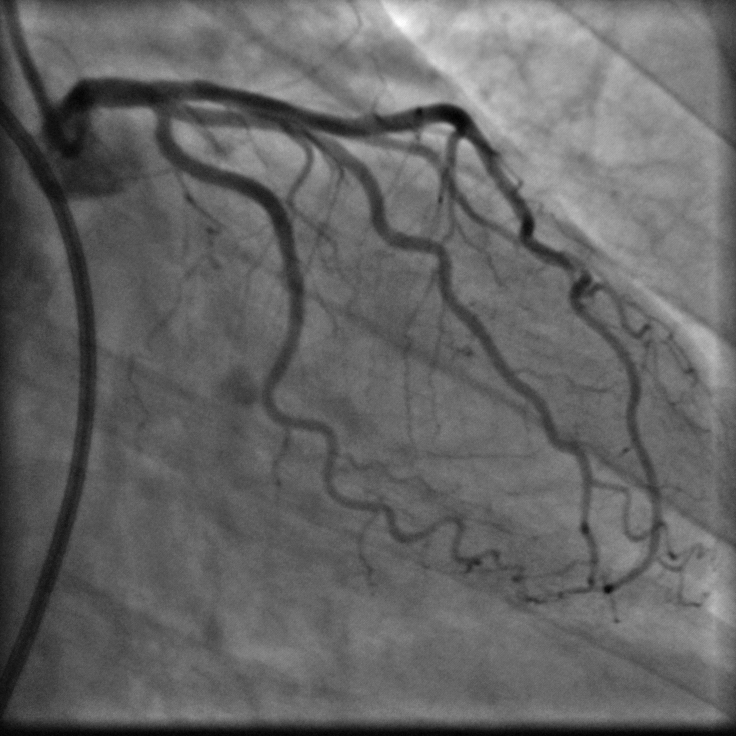
#> input picture src/IMG00004_33.tiff, 736 x 736 px
$ jupyter execute --allow-errors testPoisNoise.ipynb
#> lines starting #> are read from the running program, lines starting #| are printed output that depends on the picture; long printed decimals are rounded
### src/DataLoaders.py
from synDataFunctionality.TreeLib import Tree
from synDataFunctionality.TreeLib import drawTree, genTree
from synDataFunctionality.genInputFromLabel import labelToInput
import torch
import os
import skimage.io
from torchvision.transforms import ToTensor
import numpy as np
import random

#sets random state of transformations
#ensures 2 different imgs may have same trans applied
# [7 lines left out: function perform_transform, not called in this run]

#Dataset class for synthetic data. Needs folder where synthetic data is.
class SynData(torch.utils.data.Dataset):
    def __init__(self, data_dir, label_dir, repeat_channels=False, transforms_both = None, transforms_train = None):
        #save transformations
        self.transforms_both = transforms_both
        self.transforms_train = transforms_train
        self.data_dir = data_dir
        self.lab_dir = label_dir
        self.repeat_channels = repeat_channels
        #save placement of data and labels
        self.get_data()

    def get_data(self):
        files = os.listdir(self.data_dir)
        files.sort()
        self.data = files
        files_lab = os.listdir(self.lab_dir)
        files_lab.sort()
        self.labs = files_lab
        #if number of element
        if len(self.labs) != len(self.data):
            raise ValueError("Not given the same number of labels and data")

    def __len__(self):
        return len(self.data)

    # [23 lines left out: function __getitem__, not called in this run]


#Dataset class for action angio data
class AngioData(torch.utils.data.Dataset):
    def __init__(self):
        self.num = 1
    def __getitem__(self, index):
        return None
    def __len__(self):
        return -1

### src/testPoisNoise.ipynb
[cell 1]
import numpy as np
from DataLoaders import SynData
import matplotlib.pyplot as plt
from synDataFunctionality.genInputFromLabel import *
import skimage.io
from scipy.stats import norm

#> (a cell that did not finish here is left out)

#> (a cell that did not finish here is left out)

[cell 4]
path_dat = "IMG00004_33.tiff"
#r"../../../Orig_data/ImsegmentedPt_02 V_4/IMG00004_33.tiff"

act_dat = np.array(skimage.io.imread(path_dat))
#> act_dat is the input picture: shape (736, 736); min 0, max 255, mean 100.9

plt.imshow(act_dat)

[cell 5]
#zoom in!
plt.imshow(act_dat[300:400, 50: 150])
plt.show()
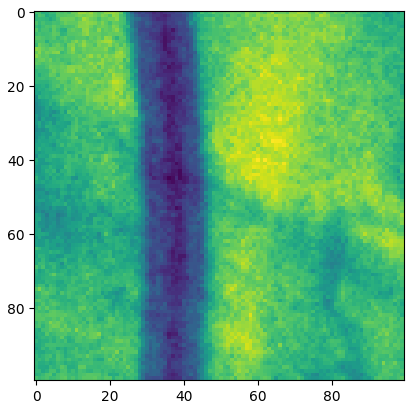
#> figure drawn by matplotlib, 1 panel
# [4 lines of commented-out code are left out]

[cell 6]
#Find even patches

plt.imshow(act_dat[300+30:300+43, 50+55: 50+65])
plt.show()
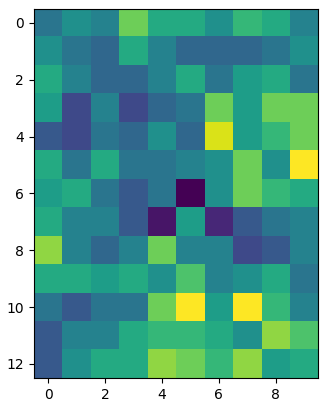
#> figure drawn by matplotlib, 1 panel
plt.imshow(act_dat[300+30:300+50, 50+5: 50+22])
plt.show()
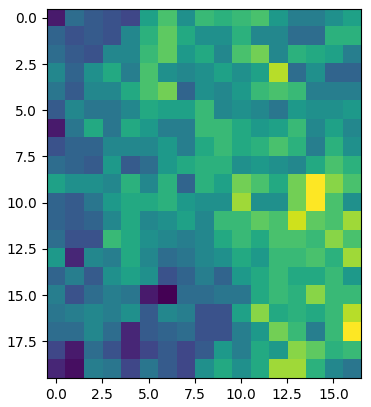
#> figure drawn by matplotlib, 1 panel

[cell 7]
def findPatchMeanAndStd(patch):
    mean = np.mean(patch)
    return mean

p1 = act_dat[50+35:110-10, 100: 160-30]
p2 = act_dat[55:62, 110: 130]
p3 = act_dat[65:72, 140: 150]

p4 = act_dat[20+12:20+30, 450+5: 450+18]
p5 = act_dat[300+30:300+43, 50+55: 50+65]
p6 = act_dat[300+30:300+50, 50+5: 50+22]

pFlat = np.concatenate(((p1.flatten() - np.mean(p1)), (p2.flatten()-np.mean(p2)),(p3.flatten() - np.mean(p3)), (p4.flatten() - np.mean(p4)), (p5.flatten() - np.mean(p5)), (p6.flatten() - np.mean(p6))))
#> pFlat = 1364 values, max 16.67 at index 668, min -14.23 at index 1285, mean 1.4e-15
plt.hist(pFlat)
plt.show()
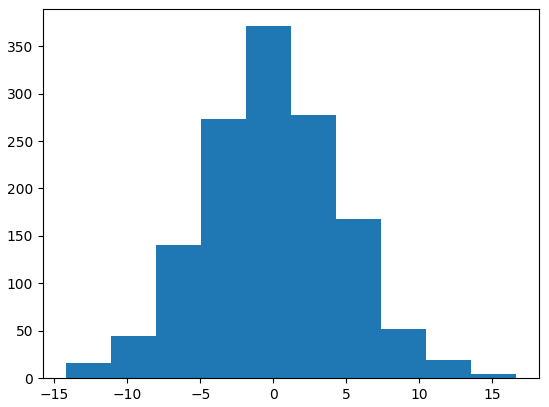
#> figure drawn by matplotlib, 1 panel; tallest bar 371 high, from x = -1.87 to 1.22
print(np.sqrt(np.var(pFlat))) #k in poisson noise
#| 4.559

[cell 8]
from scipy.stats import norm
from numpy import exp
from scipy.optimize import curve_fit, Bounds
from scipy.stats import exponnorm
import scipy.special as sse

hist, bin_edges = np.histogram(p1.flatten() - np.mean(p1))
#> hist = [5, 15, 40, 56, 119, 81, 88, 26, 15, 5]; bin_edges = [-12.19, -9.69, -7.19, -4.69, -2.19, 0.309, 2.81, 5.31, 7.81, 10.31, 12.81]
print(hist)
#| [  5  15  40  56 119  81  88  26  15   5]
hist=hist#/sum(hist)

n = len(hist)
#> n = 10
x_hist=np.zeros((n),dtype=float)
#> x_hist = [0, 0, 0, 0, 0, 0, 0, 0, 0, 0]
for ii in range(n):
    x_hist[ii]=(bin_edges[ii+1]+bin_edges[ii])/2
#> after the loop, x_hist = [-10.94, -8.44, -5.94, -3.44, -0.941, 1.56, 4.06, 6.56, 9.06, 11.56]

y_hist=hist
#> y_hist = [5, 15, 40, 56, 119, 81, 88, 26, 15, 5]

def gaus(X,C,X_mean,sigma):
    return C*exp(-(X-X_mean)**2/(2*sigma**2))

mean = sum(x_hist*y_hist)/sum(y_hist)
#> mean = 0.276
sigma = sum(y_hist*(x_hist-mean)**2)/sum(y_hist)
#> sigma = 18.84

print(mean)
#| 0.2756
print(sigma)
#| 18.839

# [18 lines of commented-out code are left out]
